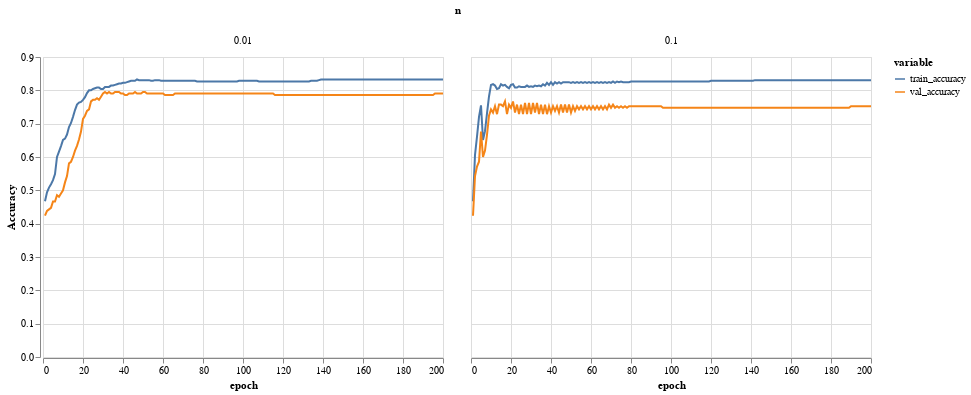

Notebook code for this chart:
### Code cell
source = results.reset_index().drop(['seed','test_size','val_size'],axis=1).melt(id_vars=['epoch','n'])

alt.Chart(source).mark_line().encode(
    x='epoch',
    y=alt.Y('value',title='Accuracy'),
    color='variable',
    column='n'
)

### Figure 1 — Vega-Lite specification as saved in the notebook (floating-point values rounded to 4 significant figures; data arrays with more than 128 entries replaced by an {"elided": "..."} marker saying what was removed)
{"config": {"view": {"continuousWidth": 400, "continuousHeight": 300}}, "data": {"name": "data-a579392de8c43aa476877a71948efe67"}, "mark": "line", "encoding": {"color": {"field": "variable", "type": "nominal"}, "column": {"field": "n", "type": "quantitative"}, "x": {"field": "epoch", "type": "quantitative"}, "y": {"field": "value", "title": "Accuracy", "type": "quantitative"}}, "$schema": "https://vega.github.io/schema/vega-lite/v4.17.0.json", "datasets": {"data-a579392de8c43aa476877a71948efe67": {"elided": "800 records"}}}
